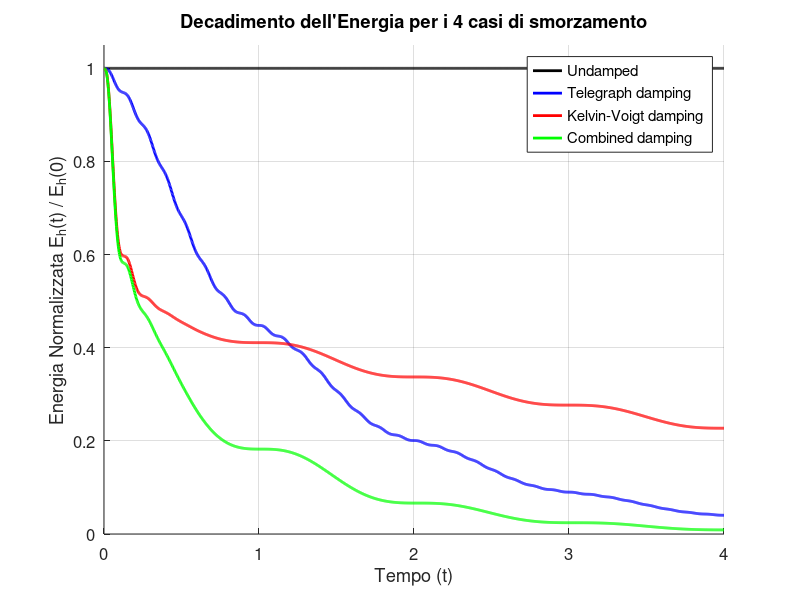
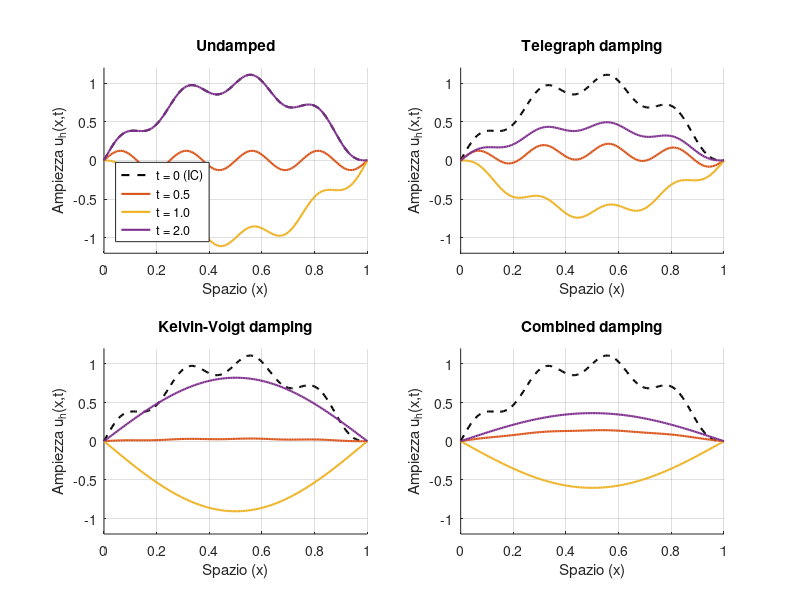

The MATLAB source for these figures, in order: (Note: this script raises an error after producing the figures.)
%% NUMERICAL MODELING AND SIMULATION FOR ACOUSTICS - Homework 1 (Point 5)
clear; clc; close all;

% 1. Parametri fisici e di discretizzazione
L = 1; 
rho = 1; 
mu = 1; 
T = 4;
Nx = 160; 
dt = 0.0025;

h = L / Nx;
Nt = round(T / dt);

% Vettore spaziale e nodi interni
x = linspace(0, L, Nx+1)';
x_int = x(2:end-1);
Nh = length(x_int);

% 2. Assemblaggio Matrici FEM P1
e = ones(Nh, 1);
M = (rho * h / 6) * spdiags([e, 4*e, e], -1:1, Nh, Nh);
K = (mu / h)      * spdiags([-e, 2*e, -e], -1:1, Nh, Nh);

% 3. Condizioni iniziali
% u_0(x) = sin(pi*x) + 1/8 * sin(8*pi*x)
u0_int = sin(pi * x_int) + (1/8) * sin(8 * pi * x_int);
v0_int = zeros(Nh, 1);

% 4. Definizione dei 4 casi di smorzamento (alpha, eta)
cases = struct(...
    'name', {'Undamped', 'Telegraph damping', 'Kelvin-Voigt damping', 'Combined damping'}, ...
    'alpha', {0, 0.8, 0, 0.8}, ...
    'eta', {0, 0, 0.02, 0.02} ...
);
num_cases = length(cases);

% Variabili per il salvataggio dei risultati
t_vec = linspace(0, T, Nt+1);
Energy_norm = zeros(Nt+1, num_cases);

% Istanti di tempo per i profili spaziali: t = 0.5, 1, 2
t_plot = [0.5, 1, 2];
steps_plot = round(t_plot / dt);
U_profiles = zeros(Nx+1, length(t_plot), num_cases); 

fprintf('Avvio simulazioni per i 4 casi...\n');

% 5. Ciclo principale sui 4 casi
for c = 1:num_cases
    alpha = cases(c).alpha;
    eta = cases(c).eta;
    
    fprintf('Calcolo Caso %d: %s (alpha=%.1f, eta=%.2f)...\n', c, cases(c).name, alpha, eta);
    
    % Setup Solutore Strang Splitting
    D = alpha * M + eta * K;
    B = M \ D;
    Q = expm(- (dt / 2) * B);
    
    A_lhs = M + (dt^2 / 4) * K;
    A_rhs = M - (dt^2 / 4) * K;
    
    % Inizializzazione per il caso corrente
    U = u0_int;
    V = v0_int;
    
    % Calcolo Energia Iniziale E_h(0)
    E0 = 0.5 * (V' * M * V) + 0.5 * (U' * K * U);
    Energy_norm(1, c) = 1.0; % E_h(0)/E_h(0)
    
    % Integrazione temporale
    for n = 1:Nt
        % Step solver
        Va = Q * V;
        rhs = A_rhs * U + dt * (M * Va);
        U_next = A_lhs \ rhs;
        Vb = (2 / dt) * (U_next - U) - Va;
        V = Q * Vb;
        U = U_next;
        
        % Calcolo Energia al tempo n
        En = 0.5 * (V' * M * V) + 0.5 * (U' * K * U);
        Energy_norm(n+1, c) = En / E0;
        
        % Salvataggio profili spaziali se siamo agli step richiesti
        [is_plot_step, idx] = ismember(n, steps_plot);
        if is_plot_step
            % Aggiungo gli zeri ai bordi (condizioni di Dirichlet)
            U_profiles(:, idx, c) = [0; U; 0];
        end
    end
end
fprintf('Simulazioni completate. Generazione grafici...\n');

% =========================================================================
% 6. GRAFICI
% =========================================================================

% Grafico 1: Energia Normalizzata
figure('Color', 'w', 'Position', [100, 100, 800, 500]);
hold on; grid on;
colors = {'k', 'b', 'r', 'g'};
for c = 1:num_cases
    plot(t_vec, Energy_norm(:, c), 'LineWidth', 2, 'Color', colors{c}, 'DisplayName', cases(c).name);
end
xlabel('Tempo (t)');
ylabel('Energia Normalizzata E_h(t) / E_h(0)');
title('Decadimento dell''Energia per i 4 casi di smorzamento');
legend('Location', 'northeast');
set(gca, 'FontSize', 12);
ylim([0 1.05]);

% Grafico 2: Profili Spaziali (Subplots per ogni caso)
figure('Color', 'w', 'Position', [150, 150, 1000, 800]);
t_colors = {'#D95319', '#EDB120', '#7E2F8E'}; % Colori per t=0.5, t=1, t=2
for c = 1:num_cases
    subplot(2, 2, c);
    hold on; grid on;
    
    % Plot condizione iniziale (t=0) come riferimento
    plot(x, [0; u0_int; 0], 'k--', 'LineWidth', 1.5, 'DisplayName', 't = 0 (IC)');
    
    % Plot istanti richiesti
    for idx = 1:length(t_plot)
        plot(x, U_profiles(:, idx, c), 'LineWidth', 1.5, 'Color', t_colors{idx}, ...
             'DisplayName', sprintf('t = %.1f', t_plot(idx)));
    end
    
    title(cases(c).name);
    xlabel('Spazio (x)');
    ylabel('Ampiezza u_h(x,t)');
    xlim([0 1]); ylim([-1.2 1.2]);
    if c == 1
        legend('Location', 'southwest', 'FontSize', 9);
    end
end
sgtitle('Profili spaziali dell''onda nel tempo u_h(x,t)');
